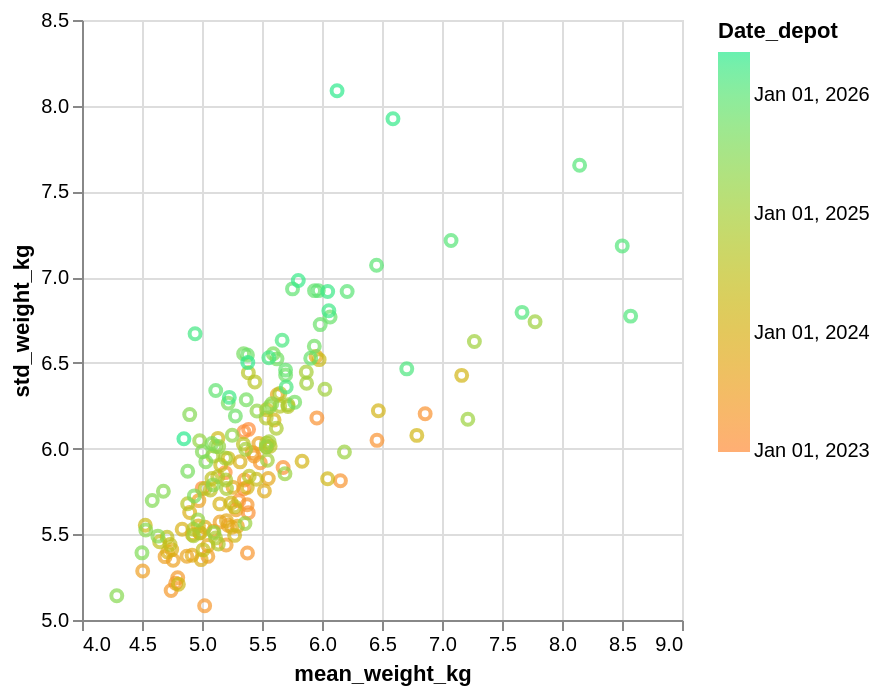

Notebook source saved alongside this figure:
### Code cell
# Scatter plot


chart = (
    alt.Chart(base_df)
    .mark_point()
    .encode(
        x=alt.X("mean_weight_kg:Q", scale=alt.Scale(zero=False)),
        y=alt.Y("std_weight_kg:Q", scale=alt.Scale(zero=False)),
        tooltip=[
            "Date_depot",
        ],
        color=alt.Color(
            "Date_depot",
            scale=alt.Scale(scheme="rainbow"),
        ),
    )
)
chart

### Figure 1 — Vega specification as saved in the notebook (floating-point values rounded to 4 significant figures; data arrays with more than 128 entries replaced by an {"elided": "..."} marker saying what was removed)
{"$schema": "https://vega.github.io/schema/vega/v6.json", "data": [{"name": "source_0", "values": {"elided": "177 records"}, "transform": [{"type": "formula", "expr": "toDate(datum['Date_depot'])", "as": "Date_depot"}]}, {"name": "source_0_x_domain_mean_weight_kg", "values": [{"min": 4.29, "max": 8.572}]}, {"name": "source_0_y_domain_std_weight_kg", "values": [{"min": 5.083, "max": 8.088}]}], "marks": [{"type": "symbol", "name": "marks", "from": {"data": "source_0"}, "encode": {"update": {"y": {"field": "std_weight_kg", "scale": "y"}, "x": {"field": "mean_weight_kg", "scale": "x"}, "tooltip": {"signal": "{\"Date_depot\": timeFormat(datum[\"Date_depot\"], \"%b %d, %Y\")}"}, "fill": {"value": "transparent"}, "opacity": {"value": 0.7}, "stroke": {"field": "Date_depot", "scale": "color"}}}, "style": ["point"]}], "scales": [{"name": "x", "type": "linear", "domain": [{"signal": "(data(\"source_0_x_domain_mean_weight_kg\")[0] || {}).min"}, {"signal": "(data(\"source_0_x_domain_mean_weight_kg\")[0] || {}).max"}], "range": [0, {"signal": "width"}], "nice": true, "zero": false}, {"name": "y", "type": "linear", "domain": [{"signal": "(data(\"source_0_y_domain_std_weight_kg\")[0] || {}).min"}, {"signal": "(data(\"source_0_y_domain_std_weight_kg\")[0] || {}).max"}], "range": [{"signal": "height"}, 0], "nice": true, "zero": false}, {"name": "color", "type": "time", "domain": {"data": "source_0", "field": "Date_depot"}, "range": {"scheme": "rainbow"}, "interpolate": "hcl"}], "axes": [{"scale": "x", "ticks": false, "tickCount": {"signal": "ceil(width/40)"}, "orient": "bottom", "aria": false, "minExtent": 0, "maxExtent": 0, "gridScale": "y", "labels": false, "zindex": 0, "grid": true, "domain": false}, {"scale": "y", "minExtent": 0, "grid": true, "ticks": false, "zindex": 0, "orient": "left", "tickCount": {"signal": "ceil(height/40)"}, "domain": false, "labels": false, "aria": false, "maxExtent": 0, "gridScale": "x"}, {"scale": "x", "labelOverlap": true, "labelFlush": true, "tickCount": {"signal": "ceil(width/40)"}, "grid": false, "zindex": 0, "orient": "bottom", "title": "mean_weight_kg"}, {"scale": "y", "zindex": 0, "grid": false, "orient": "left", "labelOverlap": true, "tickCount": {"signal": "ceil(height/40)"}, "title": "std_weight_kg"}], "style": "cell", "legends": [{"stroke": "color", "format": "%b %d, %Y", "gradientLength": {"signal": "clamp(height, 64, 200)"}, "title": "Date_depot", "encode": {"gradient": {"update": {"opacity": {"value": 0.7}}}}}], "padding": 5, "background": "white", "width": 300, "height": 300}
